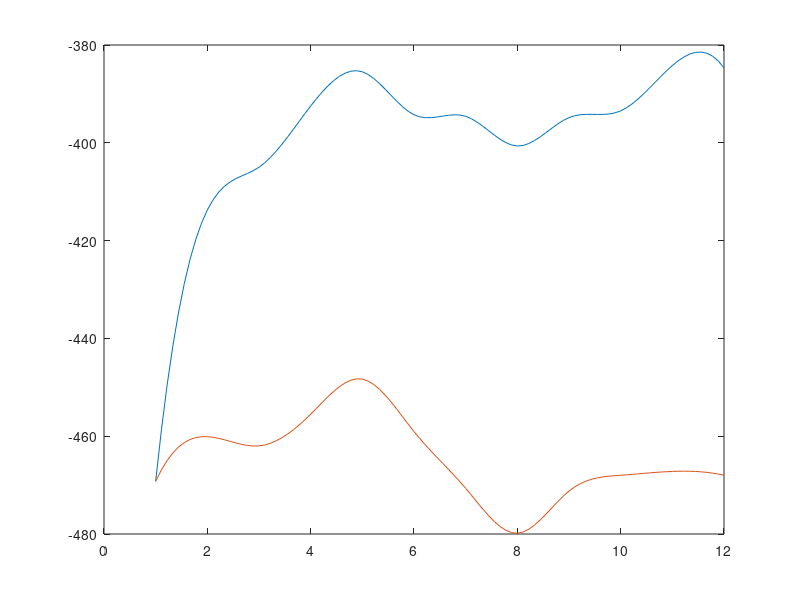

Source code (MATLAB): (Note: this script raises an error after producing the figure.)
x      = [1, 2, 3, 4, 5, 6, 7, 8, 9, 10, 11, 12]
gen1   = [431.977, 464.985, 474.056, 459.945, 458.745, 456.551, 451.646, 458.948, 463.253, 460.755, 472.596, 454.692]
load1  = [304.049,394.693,395.061,368.098,395.601,370.452,397.782,387.438,391.835,421.834,403.259,409.787]
util1  = [-127.928,-70.2923,-78.9946,-91.8469,-63.1436,-86.0987,-53.8644,-71.51,-71.4183,-38.9212,-69.3374,-44.9046]
totMw1 = [150.003, 161.889, 163.427,160.095,159.666,158.882,157.124, 159.739,161.273,160.383,164.586,158.216]

gen2  = [516.82,519.977,552.826, 519.248, 519.6, 543.118,498.014, 525.974, 522.363,542.394,537.849,509.506]
load2 = [352.449,430.932, 434.104, 399.174,429.318, 420.651,427.381, 428.483,422.314,472.73,438.899,441.575]
util2 = [-164.371,-89.0446,-118.722,-120.074, -90.2826,-122.466,-70.6335, -97.491,-100.05, -69.6635,-98.9505,-67.9315]
totMW2= [179.957,79.76,186.59,179.408,180.907,188.486,173.481,183.078,181.849,188.63,186.211,177.448]


plot(x, [util1; util2])

% New Experiment ED+DR
%util_eddr     = [-509.325, -413.736, -405.001, -392.479, -385.474, -394.271,-404.574, -384.207,-384.684, -384.684, -393.475];
genCost_eddr  = [525.743,  454.8,  445.233, 431.399, 423.667,433.266, 436.107, 439.018, 436.603, 433.123, 421.677, 421.627];
userCost_eddr = [56.5146,  41.064, 40.2322, 38.9206, 38.193, 38.9954, 41.5326, 38.3624, 41.7604, 39.6484, 37.4692, 36.9436];
%genCost_eddr  = [433.123,  454.8,  445.233, 431.399, 423.667,433.266, 436.107, 439.018, 436.603, 431.677, 431.627, 433.123];
%userCost_eddr = [39.6484,  41.064, 40.2322, 38.9206, 38.193, 38.9954, 41.5326, 38.3624, 41.7604, 37.4692, 36.9436, 39.6484];
totMW_eddr    = [150.421, 151.777, 151.861, 149.382, 146.96, 150.473, 145.13, 148.922, 145.309, 146.228, 146.21, 150.421];
costEdDr = genCost_eddr - userCost_eddr;
utilEdDr = userCost_eddr - genCost_eddr;

% New Experiment DR
%util_ed  = [-469.228,-460.091,-461.983,-455.51,-448.315,-459.047, -470.652,-454.844,-471.215,-447.202,-447.979, -457.991];
genCos_dr   = [525.743, 516.78, 517.537, 509.384, 501.251, 512.935, 527.905, 532.948, 528.842, 522.572, 518.984, 519.065];
userCost_dr = [56.5146, 56.6887,55.5536,53.874,52.936,53.8876, 57.253, 53.1039, 57.627,  54.5806, 51.7828, 51.0859];
totMw_dr    = [ 183, 179.943, 180.202,177.406, 174.601, 178.625, 183.735, 186.912, 184.053, 178.501, 173.817, 173.844];
costDr = genCos_dr - userCost_dr;
utilDr = userCost_dr - genCos_dr;

plot(x, [costEdDr; costDr])
plot(x, [totMW_eddr; totMw_dr])

x_q        = linspace(1, 12, 100);

% Cost
costEdDr_q = interp1(x, costEdDr, x_q, 'spline');
costEd_q   = interp1(x, costDr,   x_q, 'spline');
plot(x_q, costEd_q, x_q, costEdDr_q)

% MW
MwEdDr_q = interp1(x, totMW_eddr, x_q, 'spline');
MwEd_q   = interp1(x, totMw_dr,   x_q, 'spline');
plot(x_q, MwEd_q, x_q, MwEdDr_q)

% Util
utilEdDr_q = interp1(x, utilEdDr, x_q, 'spline');
utilEd_q   = interp1(x, utilDr,   x_q, 'spline');
plot(x_q, utilEdDr_q, x_q, utilEd_q)


% Normalized Util
best_util  = max([util_ed, util_eddr]);
worst_util = min([util_ed, util_eddr]);

Norm_utilEdDr = utilEdDr ./ worst_util;
Norm_utilEd   = utilDr ./ worst_util;
Norm_utilEdDr_q = interp1(x, Norm_utilEdDr, x_q, 'spline');
Norm_utilEd_q   = interp1(x, Norm_utilEd,   x_q, 'spline');
plot(x_q, Norm_utilEdDr_q, x_q, Norm_utilEd_q)

% Cumulative (?) [between pt_i_dr and pt_i_eddr]
